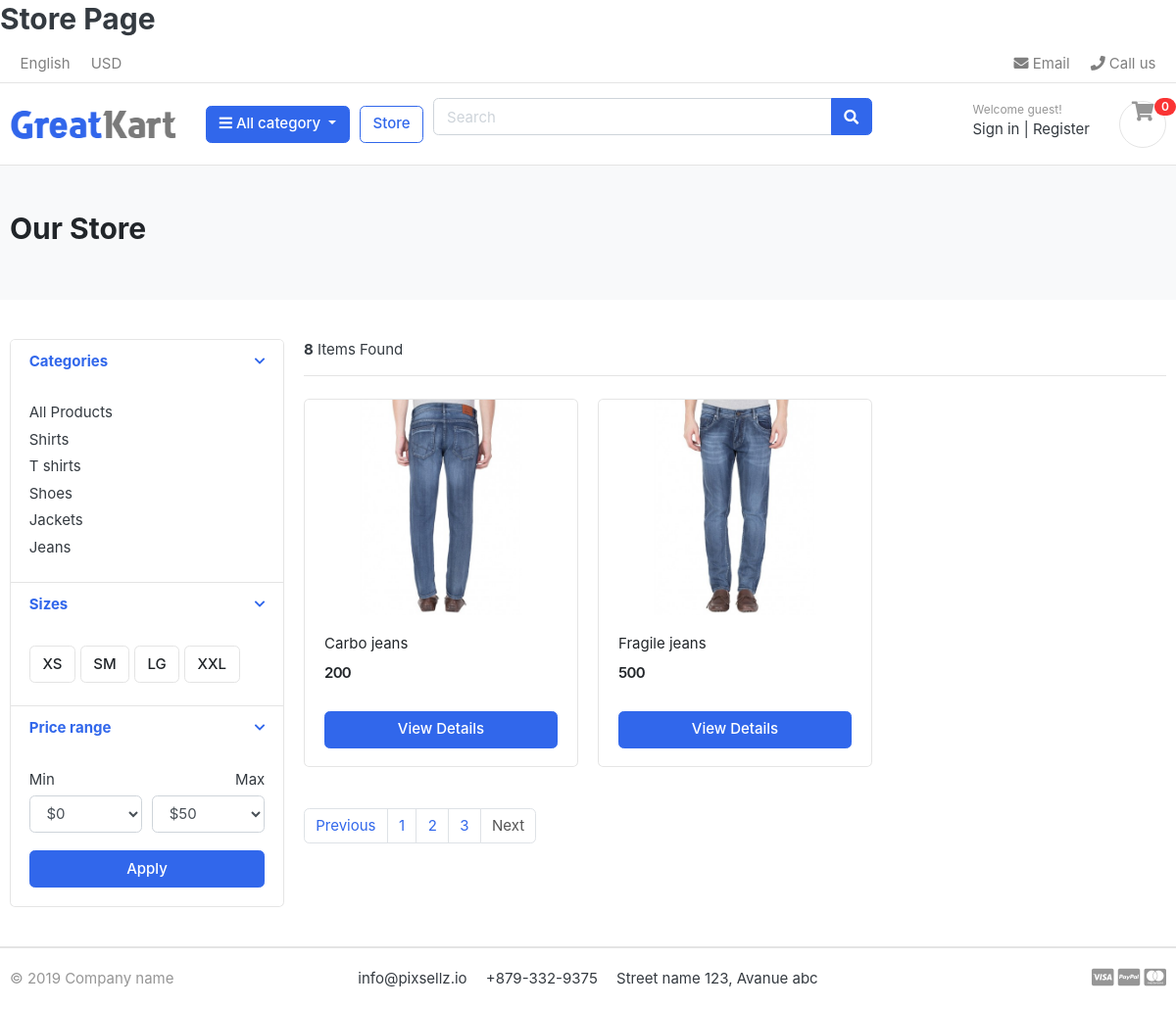
The page /store/?page=3 on the database its author committed.
### category/models.py (models this page shows, shortened)
class Category (models.Model):
    category_name= models.CharField (max_length= 50, unique= True)
    slug= models.SlugField (max_length= 100, unique= True)   # Slugfield Auto populates slug field as same as category field
    description = models.TextField (max_length= 255, blank= True)
    cat_image= models.ImageField (upload_to = 'photos/categories', blank= True)
    class Meta:
        verbose_name= 'category'
        verbose_name_plural = 'categories'
    def get_url (self):
        return reverse ('products_by_category', args=[self.slug] )

### store/models.py (models this page shows, shortened)
class Product (models.Model):
    product_name        = models.CharField (max_length= 200, unique= True)
    slug                = models.SlugField (max_length= 200, unique= True)
    description         = models.TextField (max_length= 500, blank= True)
    price               = models.IntegerField ()
    images              = models.ImageField (upload_to= 'photos/products')
    stock               = models.IntegerField ()
    is_available        = models.BooleanField (default= True)
    category            = models.ForeignKey  (Category, on_delete=models.CASCADE)
    created_date        = models.DateTimeField(auto_now_add= True)
    modified_date       = models.DateTimeField(auto_now= True)
    def get_url (self):
        return reverse ('product_detail', args= [self.category.slug, self.slug])

### store/views.py (the view)
# urls.py: path('store/', include ('store.urls')),
def store (request, category_slug=None):
    categories= None
    products= None
    if category_slug != None:
        categories = get_object_or_404 (Category, slug=category_slug)
        products = Product.objects.filter (category= categories, is_available= True)
        paginator= Paginator(products, 1)
        page= request.GET.get('page')
        paged_products= paginator.get_page(page)
        product_count= products.count()
    else:
        products= Product.objects.all().filter(is_available=True).order_by('id')
        product_count= products.count()
        paginator= Paginator(products, 3)
        page= request.GET.get('page')
        paged_products= paginator.get_page(page)
        product_count= products.count()
    context= {'products': paged_products, 'product_count': product_count}
    return render (request, 'store/store.html', context)

### carts/context_processors.py (called while the page is built)
def counter(request):
    cart_count=0
    if 'admin' in request.path:
        return()
    else:
        try:
            cart= Cart.objects.filter(cart_id =_cart_id(request))
            cart_items= CartItem.objects.all().filter(cart=cart[:1])
            for cart_item in cart_items:
                cart_count+= cart_item.quantity
        except Cart.DoesNotExist:
            cart_count=0
    return dict (cart_count= cart_count)

### carts/views.py (called while the page is built)
def _cart_id(request):
    cart= request.session.session_key
    if not cart:
        cart= request.session.create ()
    return cart

### category/context_processors.py (called while the page is built)
def menu_links (request):
    links= Category.objects.all()
    return dict (links=links)

### templates/store/store.html (shortened to what this page needs)
<h2>Store Page </h2>
{%extends 'base.html'%}
{%load static%}
{%block content%}
<section class="section-pagetop bg">
<div class="container">
	{% if 'search' in request.path %}
	<h2 class="title-page">Search Result</h2>
	{% else %}
	<h2 class="title-page">Our Store</h2>
	{% endif %}
</div>
</section>
<section class="section-content padding-y">
<div class="container">
<div class="row">
	<aside class="col-md-3">
<div class="card">
	<article class="filter-group">
		<header class="card-header">
			<a href="#" data-toggle="collapse" data-target="#collapse_1" aria-expanded="true" class="">
				<i class="icon-control fa fa-chevron-down"></i>
				<h6 class="title">Categories</h6>
			</a>
		</header>
		<div class="filter-content collapse show" id="collapse_1" style="">
			<div class="card-body">
				<ul class="list-menu">
				<li><a href="{% url 'store' %}">All Products </a></li>
				{% for category in links %}
				<li><a href="{{category.get_url}}">{{category.category_name}} </a></li>
				{% endfor %}
				</ul>
			</div>
		</div>
	</article>
	<article class="filter-group">
		<header class="card-header">
			<a href="#" data-toggle="collapse" data-target="#collapse_4" aria-expanded="true" class="">
				<i class="icon-control fa fa-chevron-down"></i>
				<h6 class="title">Sizes </h6>
			</a>
		</header>
		<div class="filter-content collapse show" id="collapse_4" style="">
			<div class="card-body">
			  <label class="checkbox-btn">
			    <span class="btn btn-light"> XS </span>
			  </label>
			  <label class="checkbox-btn">
			    <span class="btn btn-light"> SM </span>
			  </label>
			  <label class="checkbox-btn">
			    <span class="btn btn-light"> LG </span>
			  </label>
			  <label class="checkbox-btn">
			    <span class="btn btn-light"> XXL </span>
			  </label>
		</div>
		</div>
	</article>
	<article class="filter-group">
		<header class="card-header">
			<a href="#" data-toggle="collapse" data-target="#collapse_3" aria-expanded="true" class="">
				<i class="icon-control fa fa-chevron-down"></i>
				<h6 class="title">Price range </h6>
			</a>
		</header>
		<div class="filter-content collapse show" id="collapse_3" style="">
			<div class="card-body">
				<div class="form-row">
				<div class="form-group col-md-6">
				  <label>Min</label>
				  	<select class="mr-2 form-control">
						<option value="0">$0</option>
					</select>
				</div>
				<div class="form-group text-right col-md-6">
				  <label>Max</label>
				  	<select class="mr-2 form-control">
						<option value="50">$50</option>
					</select>
				</div>
				</div>
				<button class="btn btn-block btn-primary">Apply</button>
			</div>
		</div>
	</article>
</div>
	</aside>
	<main class="col-md-9">
<header class="border-bottom mb-4 pb-3">
		<div class="form-inline">
			<span class="mr-md-auto"><b>{{product_count}}</b> Items Found </span>
		</div>
</header>
<div class="row">
	{% if products %}
	{%for product in products%}
	<div class="col-md-4">
		<figure class="card card-product-grid">
			<div class="img-wrap">
				<a href= "{{product.get_url}}"><img src="{{product.images.url}}"></a>
			</div>
			<figcaption class="info-wrap">
				<div class="fix-height">
					<a href="{{product.get_url}}" class="title">{{product.product_name}}</a>
					<div class="price-wrap mt-2">
						<span class="price">{{product.price}}</span>
					</div>
				</div>
				<a href= "{{product.get_url}}" class="btn btn-block btn-primary"> View Details </a>
			</figcaption>
		</figure>
	</div>
{%endfor%}
{% else %}
<div>
	<h2>
	No Result Found. Please Try Again
	</h2>
</div>
{%endif%}
</div>
<nav class="mt-4" aria-label="Page navigation sample">
	{% if products.has_other_pages%}
  <ul class="pagination">
		{% if products.has_previous %}
    <li class="page-item"><a class="page-link" href="?page={{products.previous_page_number}}">Previous</a></li>
		{% else %}
		<li class="page-item active"><a class="page-link" href="#">Previous</a></li>
		{% endif %}
		{% for i in products.paginator.page_range %}
		{% if products.number == i %}
		<li class="page-item"><a class="page-link" href="#">{{i}}</a></li>
		{% else %}
		<li class="page-item "><a class="page-link" href="?page={{i}}">{{i}}</a></li>
		{% endif %}
		{% endfor %}
		{% if products.has_next %}
    <li class="page-item"><a class="page-link" href="?page={{products.next_page_number}}">Next</a></li>
		{% else %}
		<li class="page-item disabled"><a class="page-link" href="#">Next</a></li>
		{% endif %}
	</ul>
	{% endif %}
</nav>
	</main>
</div>
</div>
</section>
{%endblock%}

### static/css/ui.css (style rules this page uses)
html { font-family: "Inter", sans-serif; font-size: 15px; }
.img-wrap { text-align: center; display: block; }
.img-wrap img { max-width: 100%; }
.price-wrap { letter-spacing: -0.7px; }
.padding-y { padding-top: 40px; padding-bottom: 40px; }
figure { margin-bottom: 0; }
article:after, .form-group:after { display: block; clear: both; content: ""; }
.bg { background-color: #f8f9fa; }
.title-page { color: #212529; }
.btn-light { background-color: #fff; border-color: #e4e4e4; }
[class*=list-] li:after { visibility: hidden; display: block; content: ""; overflow: hidden; height: 0; clear: both; }
.list-menu { list-style: none; margin: 0; padding-left: 0; }
.list-menu li { margin-bottom: 5px; }
.list-menu a { color: #343a40; }
[class*=card-product] a.title { color: #212529; display: block; }
[class*=card-product] .img-wrap { overflow: hidden; position: relative; }
[class*=card-product] .img-wrap img { height: 100%; max-width: 100%; width: auto; display: inline-block; -o-object-fit: cover; object-fit: cover; }
.card-product-grid { margin-bottom: 20px; }
.card-product-grid .img-wrap { border-radius: 0.2rem 0.2rem 0 0; height: 220px; }
.card-product-grid .info-wrap { overflow: hidden; padding: 18px 20px; }
.card-product-grid .fix-height { height: 80px; overflow: hidden; }
.card .img-wrap { overflow: hidden; }
.price { font-weight: 600; color: #212529; }
.icon-control { margin-top: 5px; float: right; font-size: 80%; }
.card-header .title { margin-bottom: 0; line-height: 1.5; }
.filter-group { border-bottom: 1px solid #e4e4e4; }
.filter-group .card-header { border-bottom: 0; }
.filter-group:last-child { border-bottom: 0; }
.checkbox-btn { position: relative; }
.section-pagetop { padding: 45px 0; }

### rows shown on the page
Category: category_name "Shirts"
Category: category_name "T shirts"
Category: category_name "Shoes"
Category: category_name "Jackets"
Category: category_name "Jeans"
Product: images (picture), product_name "Carbo jeans", price "200"
Product: images (picture), product_name "Fragile jeans", price "500"

### other values the page prints
{{ cart_count }} "0"
{{ product_count }} "8"
{{ i }} "1" "2"
{{ i }} "3"
